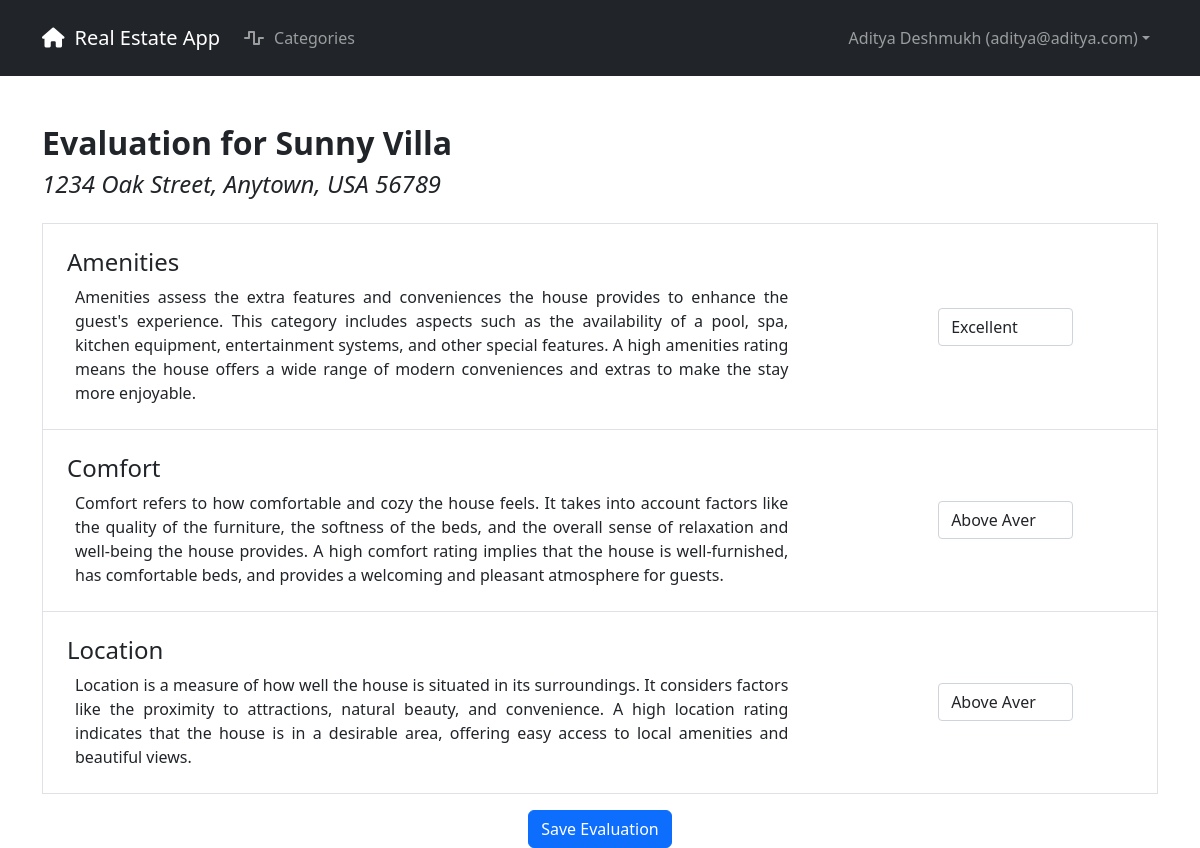
The app's page /eval/c9418cd5-1581-46e2-81a2-afa8935148ce/ (signed in) with its own data.
### realestate/apps/appauth/models.py (models this page shows, shortened)
class User(AbstractUser, PermissionsMixin):
    id = models.UUIDField(primary_key=True, default=uuid.uuid4, editable=False)
    email = models.EmailField(
        unique=True,
        verbose_name="Email Address",
        error_messages={"unique": ("A user with this email already exists.")},
    )
    first_name = models.CharField(max_length=30, verbose_name="First Name")
    last_name = models.CharField(max_length=30, verbose_name="Last Name")
    phone = models.CharField(
        max_length=10,
        verbose_name="Phone Number",
        blank=True,
        validators=[
            RegexValidator(
                regex="^[0-9-()+]{10,20}$",
                message=("Please enter a valid phone number."),
                code="phone_format",
            )
        ],
    )
    is_staff = models.BooleanField(
        default=False,
        help_text=("Designates whether the user can log into this admin site."),
        verbose_name="Staff Status",
    )
    is_active = models.BooleanField(
        default=True,
        help_text=(
            "Designates whether this user should be treated as active. Unselect this instead of deleting accounts."
        ),
        verbose_name="Active",
    )
    objects = UserManager()
    EMAIL_FIELD = "email"
    USERNAME_FIELD = "email"
    REQUIRED_FIELDS = ["first_name", "last_name"]
    _ALL_TYPES_ALLOWED = set(["Homebuyer", "Realtor"])
    _HOMEBUYER_ONLY = set(["Homebuyer"])
    _REALTOR_ONLY = set(["Realtor"])
    class Meta:
        verbose_name = "User"
        verbose_name_plural = "Users"
    def get_full_name(self):
        return f"{self.first_name} {self.last_name}".strip()
    @property
    def role_object(self):
        has_homebuyer = hasattr(self, "homebuyer")
        has_realtor = hasattr(self, "realtor")
        if has_homebuyer:
            if has_realtor:
                raise IntegrityError(
                    f"User {str(self)} is registered as both a Homebuyer and a Realtor, which is not valid."
                )
            return self.homebuyer
        elif has_realtor:
            return self.realtor
        return None

### realestate/apps/core/models.py (models this page shows, shortened)
class BaseModel(models.Model):
    id = models.UUIDField(primary_key=True, default=uuid.uuid4, editable=False)
    class Meta:
        abstract = True

class ValidateCategoryCoupleMixin(object):
    def _validate_categories_and_couples(self):
        if not self.pk:
            return
        category_couple_ids = set(self.categories.values_list("couple", flat=True))
        if category_couple_ids:
            if (
                len(category_couple_ids) > 1
                or self.couple_id not in category_couple_ids
            ):
                raise ValidationError("Invalid categories for this couple.")
        return

class House(BaseModel, ValidateCategoryCoupleMixin):
    _NICKNAME_MIN_LENGTH = 1
    nickname = models.CharField(max_length=128, verbose_name="Nickname")
    address = models.TextField(blank=True, verbose_name="Address")
    couple = models.ForeignKey(
        "core.Couple", verbose_name="Couple", on_delete=models.CASCADE
    )
    categories = models.ManyToManyField(
        "core.Category", through="core.Grade", verbose_name="Categories"
    )
    class Meta:
        ordering = ["nickname"]
        unique_together = (("nickname", "couple"),)
        verbose_name = "House"
        verbose_name_plural = "Houses"

class Category(BaseModel):
    _SUMMARY_MIN_LENGTH = 1
    summary = models.CharField(max_length=128, verbose_name="Summary")
    description = models.TextField(blank=True, verbose_name="Description")
    couple = models.ForeignKey(
        "core.Couple", verbose_name="Couple", on_delete=models.CASCADE
    )
    def __str__(self):
        return f"{self.summary} - {self.couple}"
    class Meta:
        ordering = ["summary"]
        unique_together = (("summary", "couple"),)
        verbose_name = "Category"
        verbose_name_plural = "Categories"

### realestate/apps/core/views.py (the view, shortened to what this page needs)
# urls.py: path("eval/<str:house_id>/", CoreViews.EvalView.as_view(), name="eval"),
class EvalView(BaseView):
    template_name = "core/houseEval.html"
    def _permission_check(self, request, role, *args, **kwargs):
        if role.role_type == "Homebuyer":
            house_id = kwargs.get("house_id", None)
            if role.couple.house_set.filter(id=house_id).exists():
                return True
        return False
    def _score_context(self):
        score_field = Grade._meta.get_field("score")
        score_choices = dict(score_field.choices)
        min_score = min(score for score in score_choices)
        max_score = max(score for score in score_choices)
        min_choice = score_choices[min_score]
        max_choice = score_choices[max_score]
        return {
            "min_score": min_score,
            "max_score": max_score,
            "min_choice": min_choice,
            "max_choice": max_choice,
            "default_score": score_field.default,
            "js_scores": json.dumps(score_choices),
        }
    def get(self, request, *args, **kwargs):
        homebuyer = request.user.role_object
        house = get_object_or_404(House.objects.filter(id=kwargs["house_id"]))
        couple = Couple.objects.filter(homebuyer__user=request.user).first()
        categories = Category.objects.filter(couple__id=couple.id)
        grades = Grade.objects.filter(house=house, homebuyer=homebuyer)
        graded = {}
        for category in categories:
            missing = True
            for grade in grades:
                if grade.category.id == category.id:
                    graded[category] = grade.score
                    missing = False
                    break
            if missing:
                graded[category] = 3
        eval_form = EvalHouseForm(extra_fields=graded, categories=categories)
        context = {"house": house, "form": eval_form}
        context.update(self._score_context())
        return render(request, self.template_name, context)

### realestate/apps/core/forms.py
class EvalHouseForm(forms.Form):
    def __init__(self, *args, **kwargs):
        extra_fields = kwargs.pop("extra_fields", None)
        categories = kwargs.pop("categories", None)
        super(EvalHouseForm, self).__init__(*args, **kwargs)
        if extra_fields:
            for category, (field_name, field_value) in zip(
                categories, extra_fields.items()
            ):
                field = CustomChoiceField(
                    initial=field_value,
                    choices=(
                        (1, "Poor"),
                        (2, "Below Average"),
                        (3, "Average"),
                        (4, "Above Average"),
                        (5, "Excellent"),
                    ),
                    label=category.summary,
                    description=category.description,
                    widget=forms.Select(attrs={"class": "custom-form-select"}),
                )
                self.fields[field_name] = field

### realestate/apps/core/models.py (called while the page is built)
    @property
    def full_name(self):
        return self.user.get_full_name()

    def __str__(self):
        return ", ".join((str(hb) if hb else "?" for hb in self._homebuyers()))

    def _homebuyers(self):
        homebuyers = self.homebuyer_set.order_by("id")
        if not homebuyers:
            homebuyers = (None, None)
        elif homebuyers.count() == 1:
            homebuyers = (homebuyers.first(), None)
        return homebuyers

    def __str__(self):
        return self.full_name

    @property
    def role_type(self):
        return "Homebuyer"

### realestate/apps/core/views.py (called while the page is built)
    @method_decorator(login_required)
    def dispatch(self, request, *args, **kwargs):
        role = request.user.role_object
        if role.role_type in self._USER_TYPES_ALLOWED:
            if self._permission_check(request, role, *args, **kwargs):
                return super(BaseView, self).dispatch(request, *args, **kwargs)
        raise PermissionDenied

### realestate/templates/core/houseEval.html (shortened to what this page needs)
{% extends "base.html" %}
{% load django_bootstrap5 %}
{% block body %}
    <div class="mt-5">
        <h2>
            <strong>Evaluation for {{ house.nickname }}</strong>
        </h2>
        <h4>
            <em>{{ house.address }}</em>
        </h4>
        <ul class="list-group mt-4">
            <form action="" role="form" method="post">
                {% for field in form.visible_fields %}
                    <li class="list-group-item">
                        <div class="d-flex justify-content-between">
                            <div class="col-sm-8 mx-2 my-3">
                                <h4>{{ field.label }}</h4>
                                <p style="text-align:justify" class="my-0 ms-2">{{ field.field.description }}</p>
                            </div>
                            <div class="col-sm-3 d-flex align-items-center justify-content-center">{{ field }}</div>
                        </div>
                    </li>
                {% endfor %}
                <div class="d-flex align-items-center justify-content-center mt-3">{% bootstrap_button "Save Evaluation" %}</div>
            </form>
        </ul>
    </div>
{% endblock body %}

### realestate/templates/base.html (shortened to what this page needs)
{% load django_bootstrap5 %}
{% load static %}
<!DOCTYPE html>
<html>
    <head>
        {% bootstrap_css %}
    </head>
    <body>
        <nav class="navbar navbar-expand-lg navbar-dark bg-dark">
            <div class="container container-fluid">
                <div class="navbar-header d-flex align-items-center" style="height:60px">
                    <a class="navbar-brand" href="{% url 'home' %}">
                        <i class="fa-solid fa-house" style="margin-right:10px"></i>Real Estate App
                    </a>
                </div>
                <div class="collapse navbar-collapse" id="navbarSupportedContent">
                    <ul class="navbar-nav me-auto mb-2 mb-lg-0">
                        {% if user.is_authenticated %}
                            <li class="nav-item">
                                <a href="#" class="nav-link">
                                    <i class="fa-solid fa-wave-square" style="margin-right:10px"></i>Categories
                                </a>
                            </li>
                        {% endif %}
                    </ul>
                    <ul class="nav navbar-nav navbar-right">
                        {% if user.is_authenticated %}
                            <li class="nav-item dropdown">
                                <a class="nav-link dropdown-toggle"
                                   href="#"
                                   id="navbarDarkDropdownMenuLink"
                                   role="button"
                                   data-bs-toggle="dropdown"
                                   aria-expanded="false">{{ user.get_full_name|default:"User" }} ({{ user.email }})</a>
                            </li>
                        {% else %}
                            <li>
                                <a href="{% url 'login' %}" class="nav-link">
                                    <i class="fa-solid fa-right-to-bracket" style="margin-right:10px"></i>Login
                                </a>
                            </li>
                        {% endif %}
                    </ul>
                </div>
            </div>
        </nav>
        <div class="container">
            {% block body %}
            {% endblock body %}
        </div>
    </body>
</html>

### realestate/templates/core/houseEval.html (style rules this page uses)
select { word-wrap: normal; }
button, select { text-transform: none; }
.custom-form-select { display: block; width: 50%; padding: 0.375rem 2.25rem 0.375rem 0.75rem; -moz-padding-start: calc(0.75rem - 3px); font-size: 1rem; font-weight: 400; line-height: 1.5; color: #212529; background-color: #fff; background-image: url("https://www.svgrepo.com/show/520696/down-arrow-5.svg"); background-repeat: no-repeat; background-position: right 0.75rem center; background-size: 32px 24px; border: 1px solid #ced4da; border-radius: 0.25rem; transition: border-color .15s ease-in-out,box-shadow .15s ease-in-out; -webkit-appearance: none; -moz-appearance: none; appearance: none; }

### records on screen
User: get_full_name "Aditya Deshmukh", email "aditya@aditya.com"
House: nickname "Sunny Villa", address "1234 Oak Street, Anytown, USA 56789"
Category: label "Amenities", field.description "Amenities assess the extra features and conveniences the house provides to enhance the guest's experience. This category includes aspects such as the availability of a pool, spa, kitchen equipment, entertainment systems, and other special features. A high amenities rating means the house offers a wide range of modern conveniences and extras to make the stay more enjoyable."
Category: label "Comfort", field.description "Comfort refers to how comfortable and cozy the house feels. It takes into account factors like the quality of the furniture, the softness of the beds, and the overall sense of relaxation and well-being the house provides. A high comfort rating implies that the house is well-furnished, has comfortable beds, and provides a welcoming and pleasant atmosphere for guests."
Category: label "Location", field.description "Location is a measure of how well the house is situated in its surroundings. It considers factors like the proximity to attractions, natural beauty, and convenience. A high location rating indicates that the house is in a desirable area, offering easy access to local amenities and beautiful views."
